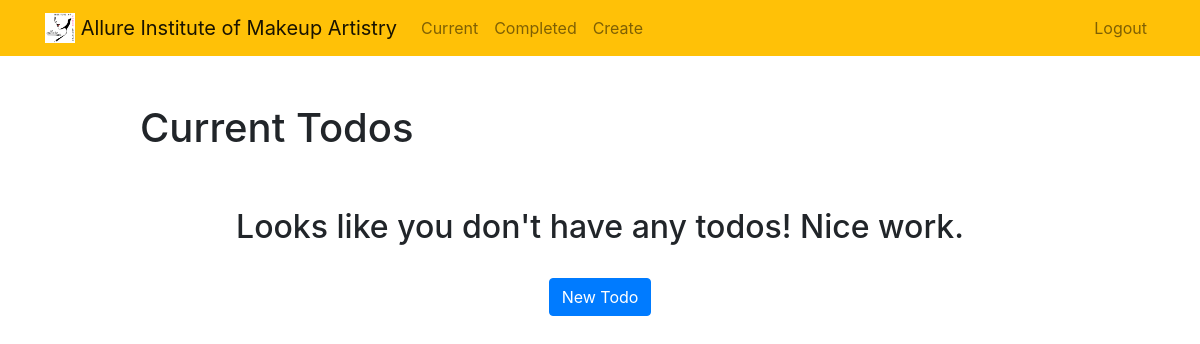
Page /uhome/ (signed in) on the earlier database version.
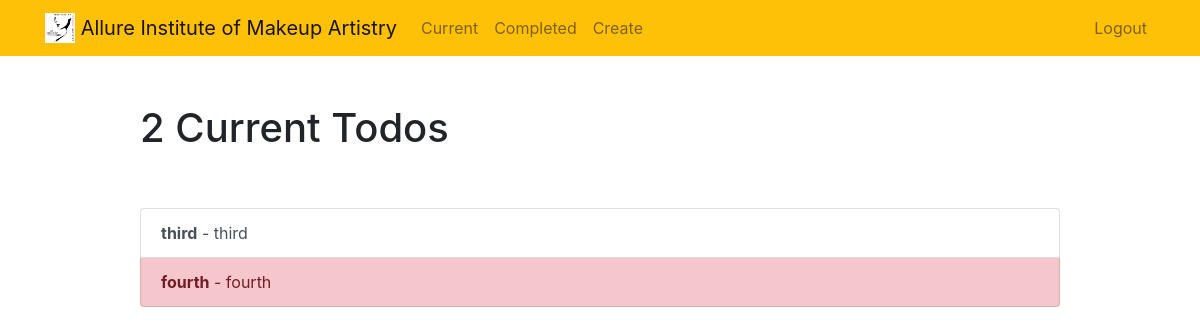
Same page on the later database version.
### app1/models.py (models this page shows, shortened)
class Todo(models.Model):
    title = models.CharField(max_length=100)
    memo = models.TextField(blank=True)
    created = models.DateTimeField(auto_now_add=True) # will auto aticaly input, cannot be changed
    datecompleted = models.DateTimeField(null=True, blank=True) # to be collected when the student marks it done
    important = models.BooleanField(default=False) # An option to mark the 'Importnat Stuff'
    user = models.ForeignKey(User, on_delete=models.CASCADE) # getting unique id for each user (allureima studnets/artits in this case) so we cna maintain context.

### app1/views.py (the view)
# urls.py: path('uhome/', views.userhome, name = "userhome"),
@login_required
def userhome(request):
    todos = Todo.objects.filter(user=request.user, datecompleted__isnull=True)
    return render(request, 'app1/userhome.html', {'todos': todos})

### app1/templates/app1/userhome.html
{% extends "app1/base.html" %}
{% block content %}
    <div class="row justify-content-center mt-5">
        <div class="col-md-10">
            {% if todos %}
                 <h1>{{ todos.count }} Current Todo{{ todos.count|pluralize }}</h1>
            {% else %}
                           <h1>Current Todos</h1>
            {% endif %}
        </div>
    </div>
    <div class="row justify-content-center mt-5">
        <div class="col-md-10">
        {% if todos %}
            <div class="list-group">
                {% for todo in todos %}
                    <a href="{% url 'viewtodo' todo.id %}" class="list-group-item list-group-item-action{% if todo.important %} list-group-item-danger{% endif %}">
                      <b>{{ todo.title }}</b>
                      {% if todo.memo %}
                      - {{ todo.memo|truncatechars:30 }}
                      {% endif %}</a>
                {% endfor %}
            </div>
        {% else %}
            <div class="text-center">
                <h2>Looks like you don't have any todos! Nice work.</h2>
            <br>
            <a role="button" class="btn btn-primary" href="{% url 'addTodo' %}">New Todo</a>
            </div>
        {% endif %}
        </div>
    </div>
{% endblock %}

### app1/templates/app1/base.html (shortened to what this page needs)
{% load static %}
<!doctype html>
<html lang="en">
<head>
    <link rel="stylesheet" href="https://stackpath.bootstrapcdn.com/bootstrap/4.4.1/css/bootstrap.min.css">
</head>
<body>
<nav class="navbar navbar-expand-md navbar-light bg-warning">
<div class="container">
    <a class="navbar-brand" href="{% url 'home' %}">
         <img src="{% static 'todo/allure_logo.png' %}" width="30" height="30" class="d-inline-block align-top">
        <span>Allure Institute of Makeup Artistry</span>
    </a>
    <div class="collapse navbar-collapse" id="navbarNav">
    {% if user.is_authenticated %}
        <ul class="navbar-nav mr-auto">
                <li class="nav-item {{ current }}">
                    <a class="nav-link" href="{% url 'userhome' %}">Current</a>
                </li>
                <li class="nav-item {{ completed }}">
                    <a class="nav-link" href="{% url 'completedtodos' %}">Completed</a>
                </li>
                <li class="nav-item {{ create }}">
                    <a class="nav-link" href="{% url 'addTodo' %}">Create</a>
                </li>
        </ul>
    {% endif %}
    <ul class="navbar-nav ml-auto">
            {% if user.is_authenticated %}
                <li class="nav-item">
                    <a href="#" onclick="$('#signOutBtn').click()" class="nav-link">Logout</a>
                </li>
            {% endif %}
        </ul>
    </div>
</div>
</nav>
<div class="container">
{% block content %}{% endblock %}
</div>
</body>
</html>

Differences in the rows shown:
added Todo: title "third", memo "third", important False (drawn)
added Todo: title "fourth", memo "fourth", important True (drawn)
Other differences:
{{ todos.count }}: (not shown) → "2"
text no longer shown: "Current Todos Looks like you don't have any todos! Nice work. New Todo"
text now shown: "Current Todo"
